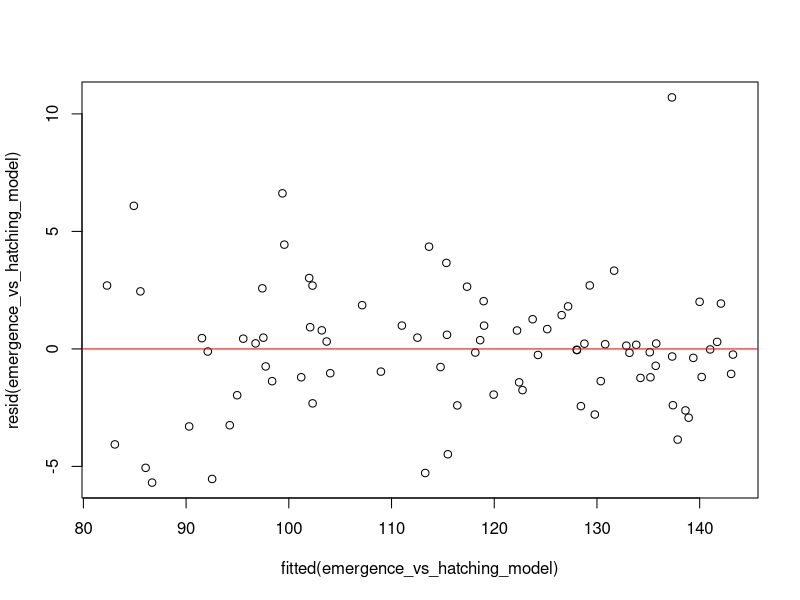
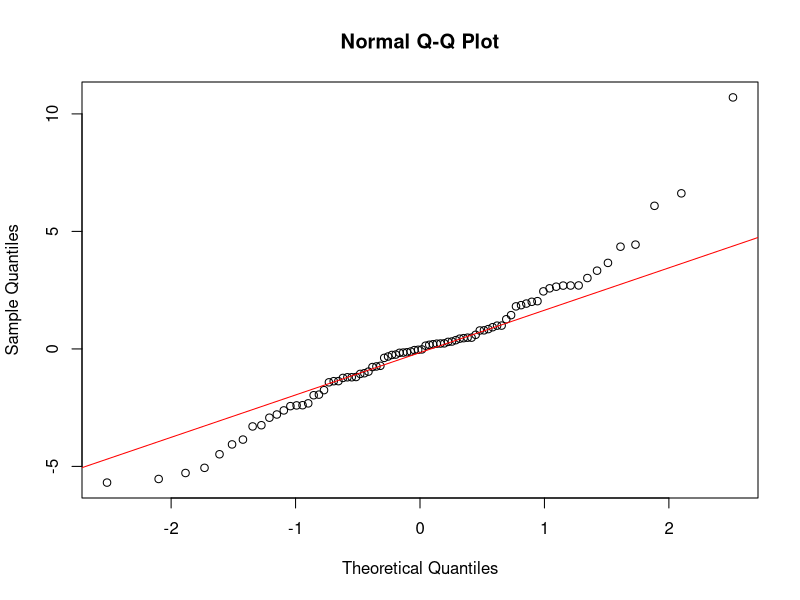
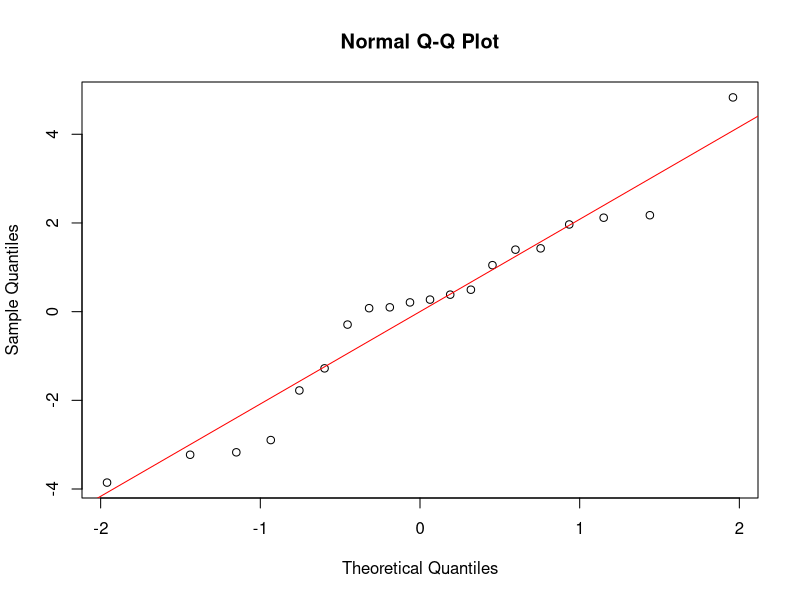
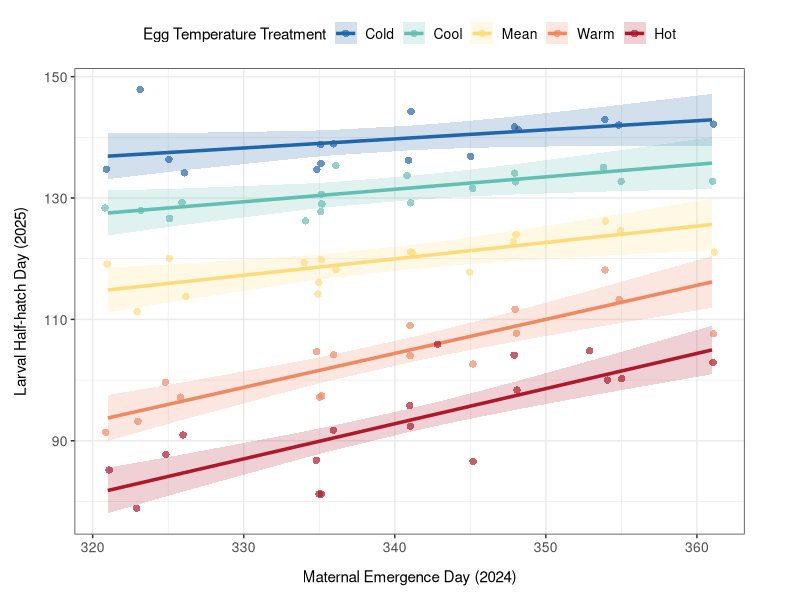
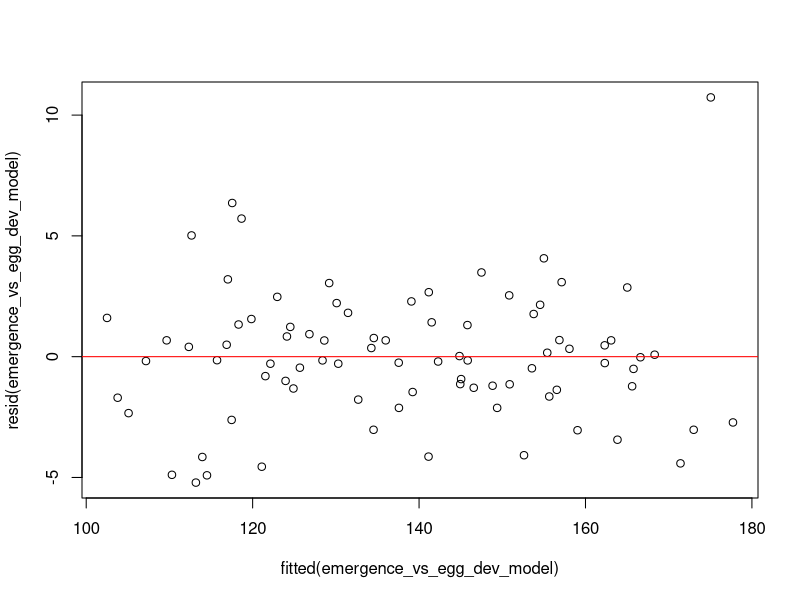
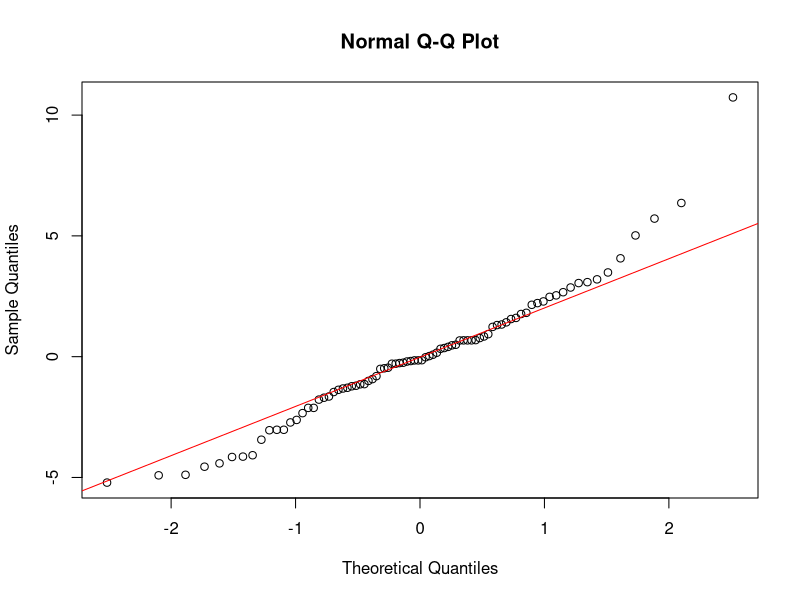
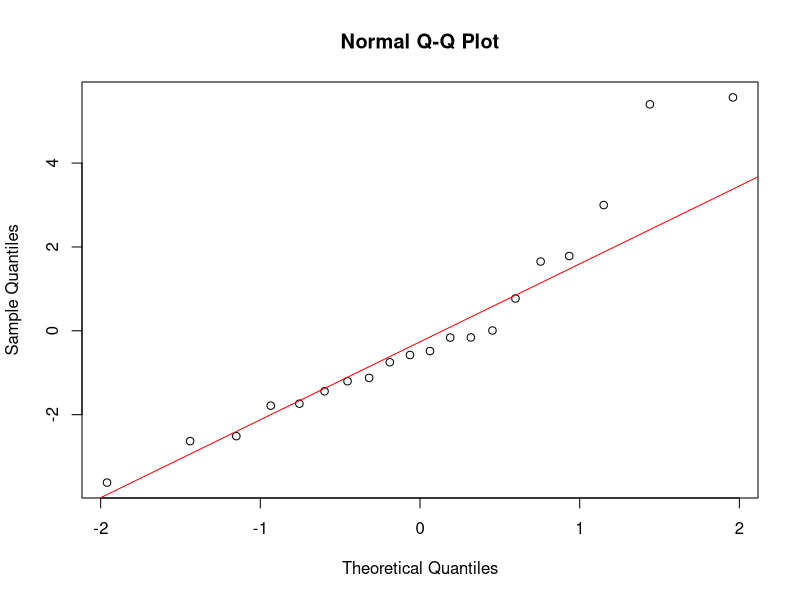
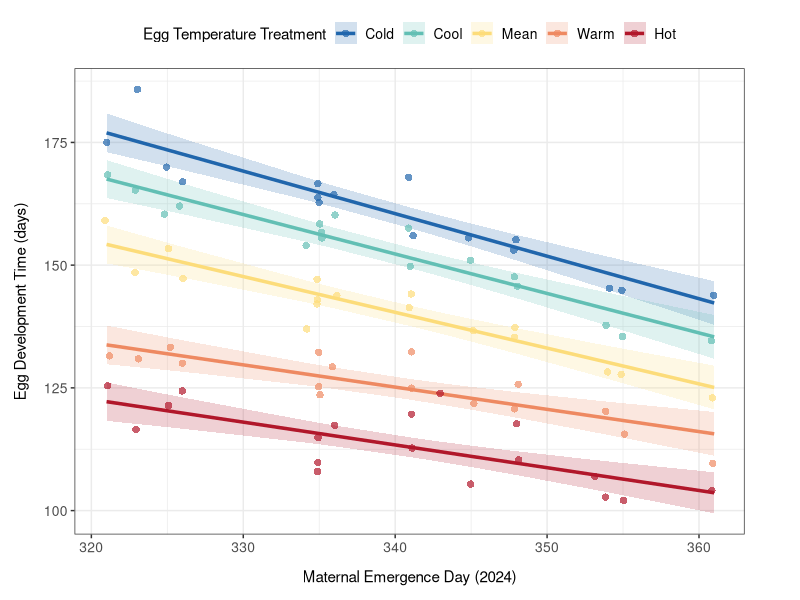

Write R code to recreate these figures, in order.
#### DESCRIPTION ####

# This script analyses the data on carryover effects between winter moth 
# pupation and larval hatching

#### SET UP ####

# packages
library(here)
library(tidyverse)
library(lmerTest)
library(ggeffects)

# data
egg_subcltuches <- read.csv(here("data_files", "egg_subcltuches_with_egg_dev_time.csv"))

# convert emergence date to day (since year began)
egg_subcltuches$emergence_day <- yday(egg_subcltuches$emergence_date)

# remove the control 
egg_subcltuches_minus_control <- egg_subcltuches %>%
  filter(egg_temperature_treatment != "ambient")


# reorder the temperature treatments to make the mean the reference for modelling 
egg_subcltuches_minus_control$maternal_temperature_treatment <- factor(egg_subcltuches_minus_control$maternal_temperature_treatment, 
                                                                levels = c("mean", "cold", "cool", "warm", "hot", "ambient"))
egg_subcltuches_minus_control$egg_temperature_treatment <- factor(egg_subcltuches_minus_control$egg_temperature_treatment, 
                                                           levels = c("mean", "cold", "cool", "warm", "hot"))

# set up a common colour palette for plots
temperature_treatment_colours <- c("cold" = "#2166AC",
                                   "cool" = "#63BFB4",
                                   "mean" = "#FDDC7A",
                                   "warm" = "#EF8A62", 
                                   "hot" = "#B2182B",
                                   "ambient" = "#777777")

#### (1) Effect of maternal emergence date on larval half-hatch date ####
#### across egg temperature treatments ####

#### MODEL ####

# model the effect of emergence date on half-hatch date controlling for egg
# temperature treatment
emergence_vs_hatching_model <- lmer(half_hatch_day ~ emergence_day*egg_temperature_treatment +
                                      (1 | female_id), data = egg_subcltuches_minus_control)

#look at the output
summary(emergence_vs_hatching_model)

#### CHECK FIT ####

# compare the full model to a reduced model without interaction 

full_model <- lm(half_hatch_day ~ emergence_day*egg_temperature_treatment, data = egg_subcltuches_minus_control)
reduced_model <- lm(half_hatch_day ~ emergence_day + egg_temperature_treatment, data = egg_subcltuches_minus_control)

anova(full_model, reduced_model, test = "Chisq")

# compare the full model to a null model 

full_model <- lm(half_hatch_day ~ emergence_day*egg_temperature_treatment, data = egg_subcltuches_minus_control)
null_model <- lm(half_hatch_day ~ 1, data = egg_subcltuches_minus_control)

anova(full_model, null_model, test = "Chisq")

#### CHECK ASSUMPTIONS ####

# check the assumption of equal variance by plotting the residuals vs fitted values 

plot(fitted(emergence_vs_hatching_model), resid(emergence_vs_hatching_model)) 
abline(h = 0, col = "red")

# Check the normality of the residuals 

qqnorm(resid(emergence_vs_hatching_model)) 
qqline(resid(emergence_vs_hatching_model), col = "red")

# check the normality of the random effects
emergence_vs_hatching_re <- ranef(emergence_vs_hatching_model)$female_id[[1]]
qqnorm(emergence_vs_hatching_re)
qqline(emergence_vs_hatching_re, col = "red")

#### PLOT ####

# calculate model prediction and save to data frame 
emergence_vs_hatching_prediction <- as.data.frame(predict_response(emergence_vs_hatching_model, 
                                                                   terms = c("emergence_day", "egg_temperature_treatment")))
# change the order of the temperature treatments
emergence_vs_hatching_prediction$group <- factor(emergence_vs_hatching_prediction$group, 
                                                 levels = c("cold", "cool", "mean", "warm", "hot"))

# plot the model prediction with confidence intervals and data points 
emergence_vs_hatching_plot <- ggplot() +
  geom_line(data = emergence_vs_hatching_prediction, 
            aes(x = x, 
                y = predicted, 
                colour = group), 
            linewidth = 1.2) +
  geom_ribbon(data = emergence_vs_hatching_prediction, 
              aes(x = x, 
                  ymin = conf.low, 
                  ymax = conf.high, 
                  fill = group), 
              alpha = 0.2) +
  geom_jitter(data = egg_subcltuches_minus_control,
              aes(x = emergence_day, 
                  y = half_hatch_day, 
                  colour = egg_temperature_treatment), 
              width = 0.2, 
              alpha = 0.7, 
              size = 2.5, 
              stroke = 0) +
  labs(x = "Maternal Emergence Day (2024)",
       y = "Larval Half-hatch Day (2025)", 
       color = "Egg Temperature Treatment",
       fill = "Egg Temperature Treatment") +
  scale_colour_manual(values = temperature_treatment_colours, 
                      labels = c("Cold", "Cool", "Mean", "Warm", "Hot")) + 
  scale_fill_manual(values = temperature_treatment_colours, 
                    labels = c("Cold", "Cool", "Mean", "Warm", "Hot")) +
  theme_bw() +
  theme(axis.title = element_text(size = 11),
        axis.text = element_text(size = 10),
        axis.title.x = element_text(margin = margin(t = 10)), 
        axis.title.y = element_text(margin = margin(r = 10)),
        legend.title = element_text(size = 11),
        legend.text = element_text(size = 10),
        legend.position = "top",
        legend.justification = "center",
        plot.margin = margin(t = 10, r = 40, b = 10, l = 10))

emergence_vs_hatching_plot

ggsave(here("figures", "emergence_vs_hatching_plot.png"), 
            plot = emergence_vs_hatching_plot, width = 6, height = 4, dpi = 300)

#### (2) Effect of maternal emergence date on egg development time ####
#### across egg temperature treatments ####

#### MODEL ####

# model the effect of emergence date on egg development controlling for egg
# temperature treatment 
emergence_vs_egg_dev_model <- lmer(egg_development_time ~ emergence_day*egg_temperature_treatment + 
                                     (1 | female_id), data = egg_subcltuches_minus_control)

# look at the output
summary(emergence_vs_egg_dev_model)

#### CHECK FIT ####

# compare full model to a reduced model without interaction 
full_model <- lm(egg_development_time ~ emergence_day*egg_temperature_treatment, data = egg_subcltuches_minus_control)
reduced_model <- lm(egg_development_time ~ emergence_day + egg_temperature_treatment, data = egg_subcltuches_minus_control)

anova(full_model, reduced_model, test = "Chisq")

# compare full model to a null model 
full_model <- lm(egg_development_time ~ emergence_day*egg_temperature_treatment, data = egg_subcltuches_minus_control)
null_model <- lm(egg_development_time ~ 1, data = egg_subcltuches_minus_control)

anova(full_model, null_model, test = "Chisq")

#### CHECK ASSUMPTIONS ####

# check the assumption of equal variance by plotting the residuals vs fitted values 
plot(fitted(emergence_vs_egg_dev_model), resid(emergence_vs_egg_dev_model)) 
abline(h = 0, col = "red")

#check the normality of the residuals 
qqnorm(resid(emergence_vs_egg_dev_model)) 
qqline(resid(emergence_vs_egg_dev_model), col = "red")

# check the normality of the random effects
emergence_vs_egg_dev_re <- ranef(emergence_vs_egg_dev_model)$female_id[[1]]
qqnorm(emergence_vs_egg_dev_re)
qqline(emergence_vs_egg_dev_re, col = "red")

#### PLOT ####

# calculate model prediction and save to data frame
emergence_vs_egg_dev_prediction <- as.data.frame(predict_response(emergence_vs_egg_dev_model, 
                                                                  terms = c("emergence_day", "egg_temperature_treatment")))

# change the order of the temperature treatments
emergence_vs_egg_dev_prediction$group <- factor(emergence_vs_egg_dev_prediction$group, 
                                                levels = c("cold", "cool", "mean", "warm", "hot"))

# plot the model prediction with confidence intervals and data points
emergence_vs_egg_dev_plot <- ggplot() +
  geom_line(data = emergence_vs_egg_dev_prediction, 
            aes(x = x, 
                y = predicted, 
                colour = group), 
            linewidth = 1.2) +
  geom_ribbon(data = emergence_vs_egg_dev_prediction, 
              aes(x = x, 
                  ymin = conf.low, 
                  ymax = conf.high, 
                  fill = group), 
              alpha = 0.2) +
  geom_jitter(data = egg_subcltuches_minus_control,
              aes(x = emergence_day, 
                  y = egg_development_time, 
                  colour = egg_temperature_treatment),
              width = 0.2, 
              alpha = 0.7, 
              size = 2.5, 
              stroke = 0) +
  labs(x = "Maternal Emergence Day (2024)",
       y = "Egg Development Time (days)", 
       color = "Egg Temperature Treatment",
       fill = "Egg Temperature Treatment") +
  scale_colour_manual(values = temperature_treatment_colours, 
                      labels = c("Cold", "Cool", "Mean", "Warm", "Hot")) + 
  scale_fill_manual(values = temperature_treatment_colours, 
                    labels = c("Cold", "Cool", "Mean", "Warm", "Hot")) +
  theme_bw() +
  theme(axis.title = element_text(size = 11),
        axis.text = element_text(size = 10),
        axis.title.x = element_text(margin = margin(t = 10)), 
        axis.title.y = element_text(margin = margin(r = 10)),
        legend.title = element_text(size = 11),
        legend.text = element_text(size = 10),
        legend.position = "top",
        legend.justification = "center",
        plot.margin = margin(t = 10, r = 40, b = 10, l = 10))

# look at the output
emergence_vs_egg_dev_plot

# save as a png in the figures folder
ggsave(here("figures", "emergence_vs_egg_dev_plot.png"), 
       plot = emergence_vs_egg_dev_plot, width = 6, height = 4, dpi = 300)
